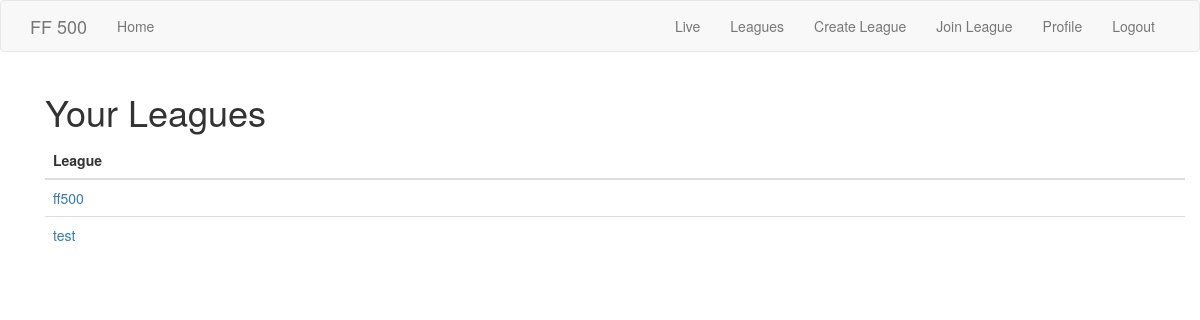
Before: /leagues (signed in) with the older database file.
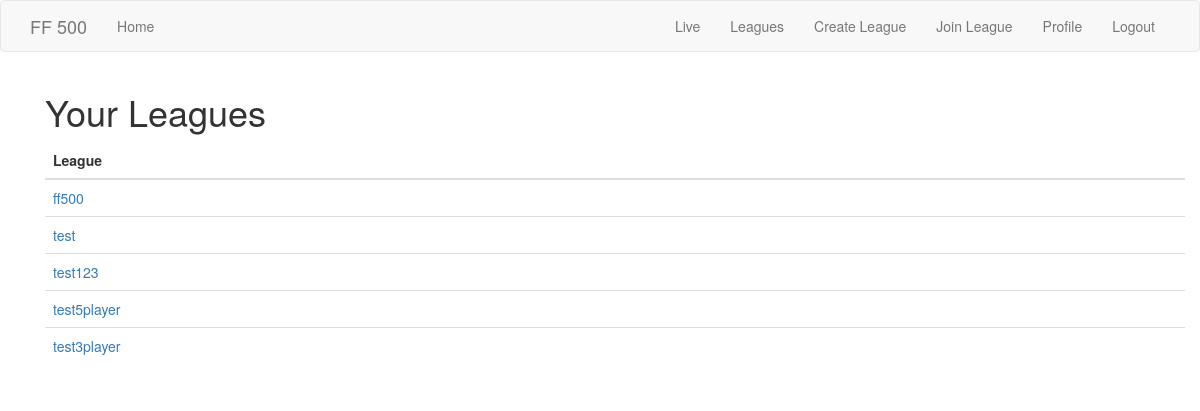
After: the same page with the newer database file.
### webapp/models.py (models this page shows, shortened)
class League(db.Model):
	__tablename__ = 'league'
	league_id = db.Column(db.Integer, primary_key=True)
	league_name = db.Column(db.String(128))
	entry_fee = db.Column(db.Float)
	payout_rules = db.Column(db.String(128))
	entry_code = db.Column(db.String(128))
	entrants = db.Column(db.Integer)
	status = db.Column(db.String(128))
	members = db.relationship("Membership", back_populates="league")
	league_gameweeks = db.relationship("LeagueGameweek", back_populates="league")

### webapp/routes.py (the view)
@app.route('/leagues')
@login_required
def leagues():
    memberships = current_user.memberships
    leagues = []
    for membership in memberships:
        leagues.append(membership.league)
    data = []
    for league in leagues:
        data.append({'league_name':league.league_name, 'id':league.league_id})
    return render_template('leagues.html', data=data)

### webapp/models.py (called while the page is built)
@login.user_loader
def load_user(id):
	return User.query.get(int(id))

### webapp/routes.py (called while the page is built)
@app.before_request
def before_request():
    if current_user.is_authenticated:
        current_user.last_seen = datetime.utcnow()
        db.session.commit()

### webapp/templates/leagues.html (shortened to what this page needs)
{% extends "base.html" %}
{% block app_content %}
<div class="container">
	<h1>Your Leagues</h1>
	<table class="table table-hover">
    <thead>
        <tr>
            <th>League</th>
        </tr>
    </thead>
    <tbody>
        {% for i in data %}
            <tr>
            	<td><a href="{{ url_for('history', league_id=i['id']) }}">{{i['league_name']}}</a></td>
            </tr>
        {% endfor %}
    </tbody>
    </table>
</div>
{% endblock %}

### webapp/templates/base.html (shortened to what this page needs)
{% extends 'bootstrap/base.html' %}
{% block navbar %}
    <nav class="navbar navbar-default">
        <div class="container">
            <div class="navbar-header">
                <a class="navbar-brand" href="{{ url_for('index') }}">FF 500</a>
            </div>
            <div class="collapse navbar-collapse" id="bs-example-navbar-collapse-1">
                <ul class="nav navbar-nav">
                    <li><a href="{{ url_for('index') }}">Home</a></li>
                </ul>
                <ul class="nav navbar-nav navbar-right">
                    {% if current_user.is_anonymous %}
                    <li><a href="{{ url_for('login') }}">Login</a></li>
                    <li><a href="{{ url_for('register') }}">Register</a></li>
                    {% else %}
                    <li><a href="{{ url_for('live') }}">Live</a></li>
                    <li><a href="{{ url_for('leagues') }}">Leagues</a></li>
                    <li><a href="{{ url_for('create_league') }}">Create League</a></li>
                    <li><a href="{{ url_for('join_league') }}">Join League</a></li>
                    <li><a href="{{ url_for('user', username=current_user.username) }}">Profile</a></li>
                    <li><a href="{{ url_for('logout') }}">Logout</a></li>
                    {% endif %}
                </ul>
            </div>
        </div>
    </nav>
{% endblock %}
{% block content %}
    <div class="container">
        {% block app_content %}{% endblock %}
    </div>
{% endblock %}

Changed rows visible on the page:
added League: league_name "test123"
added League: league_name "test5player"
added League: league_name "test3player"
